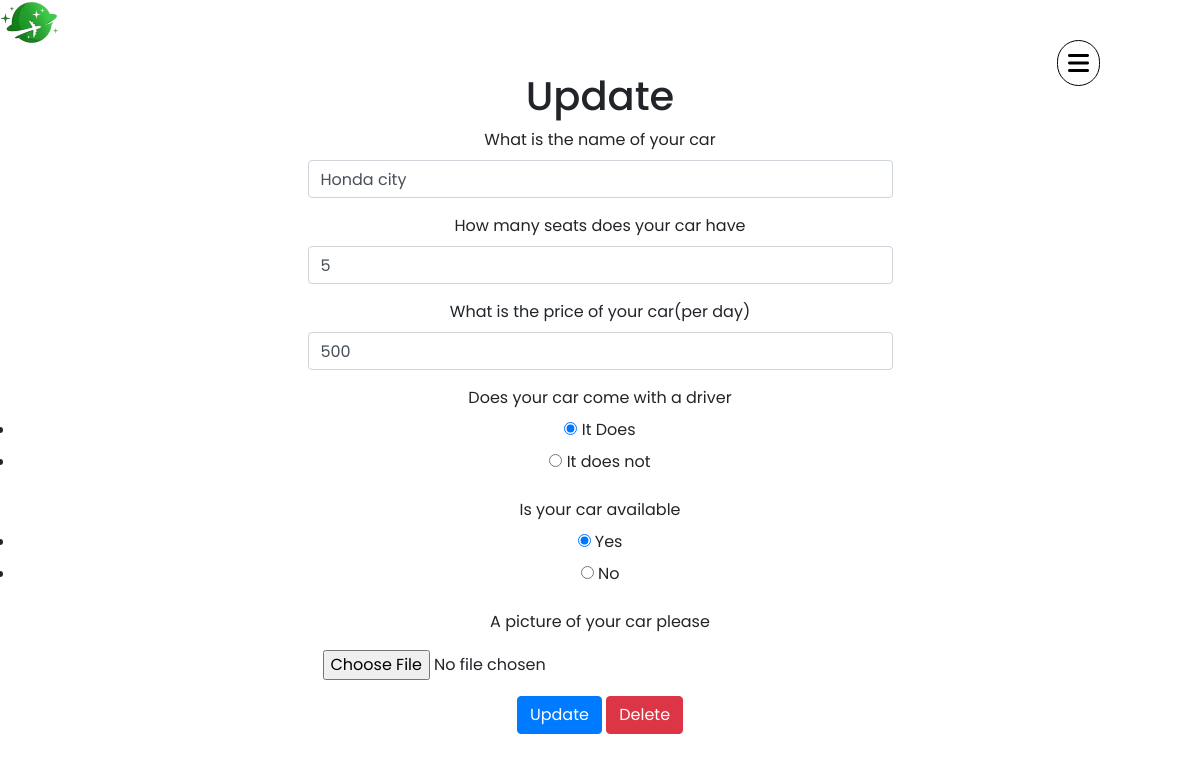
The app's page /1/updatecar (signed in) with its own data.
### dpsr/models.py (models this page shows, shortened)
class Car(db.Model , UserMixin):
    __tablename__ = 'cars'
    id = db.Column(db.Integer , primary_key = True)
    name = db.Column(db.String)
    seats = db.Column(db.Integer)
    price = db.Column(db.Integer)
    car_image = db.Column(db.String(64), nullable = False)
    available = db.Column(db.String , default = 'Yes')
    driver = db.Column(db.String)
    userid = db.Column(db.Integer , db.ForeignKey('users.id'))

### dpsr/car/views.py (the view)
@cars.route('/<car_id>/updatecar' ,methods = ['GET' , 'POST'])
@login_required
def updatecar(car_id):
    car = Car.query.get_or_404(car_id)
    form = UpdateCarForm()
    if car.user.id != current_user.id:
        abort(403)
    else:
        if form.validate_on_submit():
            car.name = form.name.data
            car.price = form.price.data
            car.seats = form.seats.data
            car.driver = form.driver.data
            car.available = form.available.data
            if form.picture.data:
                id = current_user.id
                pic = add_car_pic(form.picture.data,id)
                car.car_image = pic
            db.session.commit()
            return redirect(url_for('cars.show_car'))
        elif request.method == 'GET':
            form.name.data = car.name
            form.price.data = car.price
            form.seats.data = car.seats
            form.driver.data = car.driver
            form.available.data = car.available
    return render_template('updatecar.htm' , form = form , car_id = car_id)

### dpsr/car/forms.py
class UpdateCarForm(FlaskForm):
    name = StringField('What is the name of your car' , validators=[DataRequired()])
    seats = IntegerField('How many seats does your car have' , validators=[DataRequired()])
    price = IntegerField('What is the price of your car' , validators=[DataRequired()])
    picture = FileField('A picture of your car please')
    driver = RadioField('Does your car come with a driver' , choices=[('Yes','It Does'),('No','It does not')] , validators=[DataRequired()])
    available = RadioField('Is your car available' , choices=[('Yes','Yes'),('No','No')])
    submit = SubmitField('Update')

### dpsr/models.py (called while the page is built)
@login_manager.user_loader
def load_user(user_id):
    return User.query.get(user_id)

### dpsr/templates/updatecar.htm (shortened to what this page needs)
{%extends 'base.htm'%}
{%block content%}
<div class="container col" align ="center">
  <br><br><br>
  <h1 align = "center">Update</h1>
  <form  method="POST" enctype="multipart/form-data">
    <div class="form-group">
      {{form.name.label}}{{form.name(class = 'form-control col-md-6' ,placeholder="Car Name" )}}
    </div>
    <div class="form-group">
      {{form.seats.label}}{{form.seats(class = 'form-control col-md-6' ,placeholder="seats" )}}
    </div>
    <div class="form-group">
      {{form.price.label}}(per day){{form.price(class = 'form-control col-md-6' ,placeholder="price" )}}
    </div>
    <div class="form-group">
      {{form.driver.label}}{{form.driver()}}
    </div>
    <div class="form-group">
      {{form.available.label}}{{form.available()}}
    </div>
    <div class="form-group">
      {{form.picture.label(class="form-group")}}
      {{form.picture(class="form-control-file col-md-6")}}
    </div>
    <div class="form-group">
      {{form.submit(class = 'btn btn-primary')}}
      <button type="button" class = "btn btn-danger" data-toggle = 'modal' data-target = "#del">Delete</button>
    </div>
  </form>
</div>
{%endblock%}

### dpsr/static/style.css (style rules this page uses)
body { font-family: 'Poppins', sans-serif; }
html { scroll-behavior: smooth; }
* { margin: 0; padding: 0; box-sizing: border-box; }
.container { width: 100%; height: 100vh; position: relative; margin: 0 auto; }

### records on screen
Car: name "Honda city", seats "5", price "500", driver "☑ It Does ☐ It does not", available "☑ Yes ☐ No"
